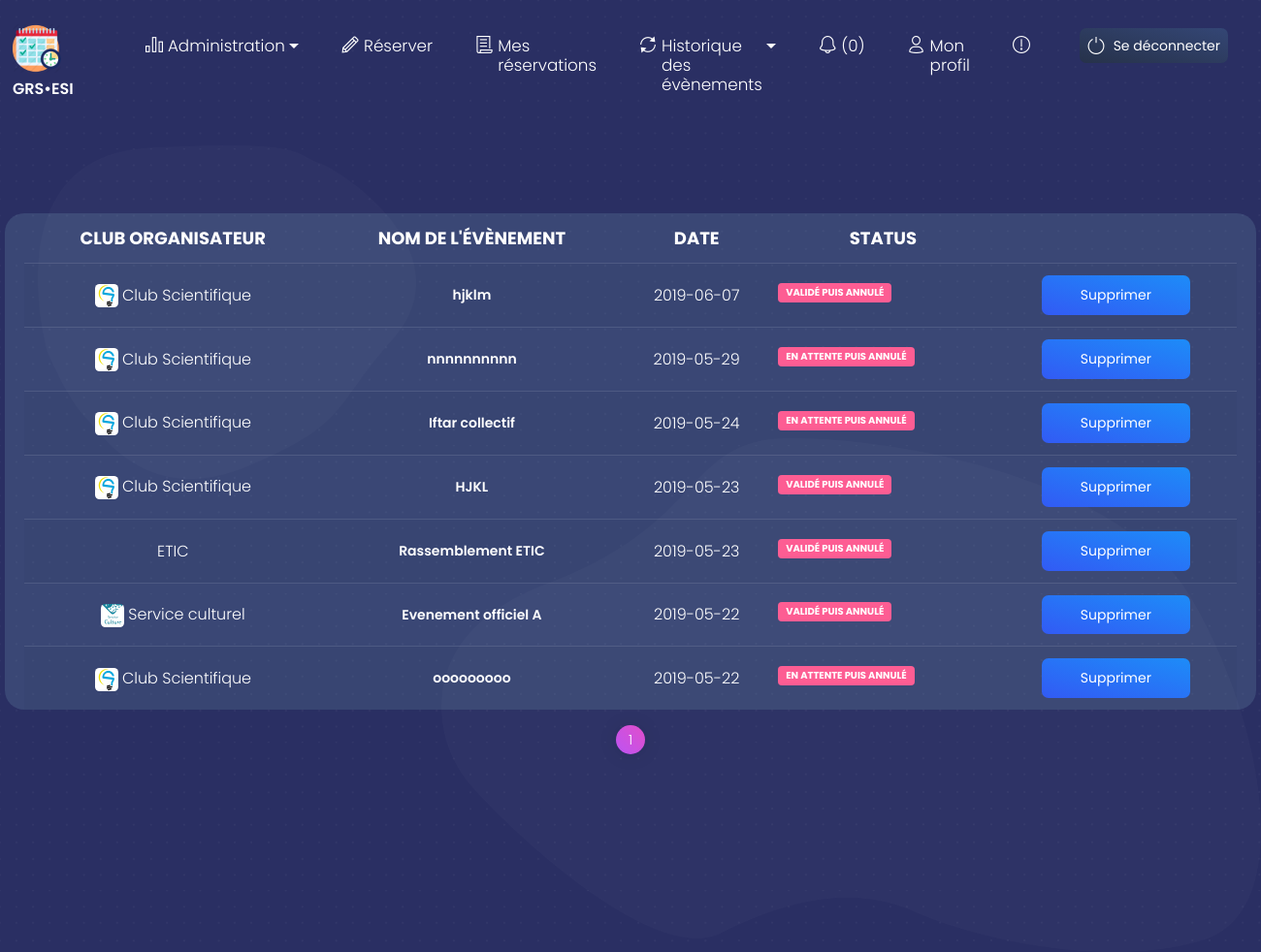
/events_annules.php (signed in), run on the app's committed database.
### tables this page shows
CREATE TABLE `events` (
  `id` int(11) NOT NULL,
  `titre` varchar(255) NOT NULL,
  `type` varchar(255) NOT NULL,
  `date` date NOT NULL,
  `nb_participants` varchar(255) NOT NULL,
  `club_id` int(11) NOT NULL,
  `descriptif` text NOT NULL,
  `sponsor` varchar(255) NOT NULL,
  `responsable` varchar(255) DEFAULT NULL,
  `valide` int(11) DEFAULT NULL
);

CREATE TABLE `comptes` (
  `id` int(11) NOT NULL,
  `nom` varchar(255) NOT NULL,
  `email` varchar(255) NOT NULL,
  `mdp` varchar(255) NOT NULL,
  `privilege` int(11) DEFAULT NULL,
  `photo` varchar(255) DEFAULT NULL
);

### events_annules.php (the view, shortened to what this page needs)
<?php
require_once 'config.php';
$bdd->query('SET NAMES UTF8');
if ((isset($_SESSION['privilege'])) && ($_SESSION['privilege']==1))
{
    ?>
    <html>
    <head><title>Events annul&eacute;s apr&egrave;s validation</title>
        <link href="https://use.fontawesome.com/releases/v5.0.6/css/all.css" rel="stylesheet">
        <link href="./assets/css/nucleo-icons.css" rel="stylesheet" />
        <link href="./assets/css/blk-design-system.css?v=1.0.0" rel="stylesheet" />
        <link href="./assets/demo/demo.css" rel="stylesheet" />
    </head>
    <body class="index-page" style="background-color: #2a2f63;">
    <?php include 'navbar.php';?>
    <div class="section section-pagination" style="top: 150px;">
        <img src="./assets/img/path4.png" class="path">
        <img src="./assets/img/path5.png" class="path path1">
        <div class="container" style="background:papayawhip;border-radius: 20px; background-color: rgba(149,208,219,0.15)  ;">
<center>
        <table class="table table-striped " style="width: 1250px;" >
        <thead>
        <tr>
            <th style="font-size: 18px;color: white;width:"><center>Club organisateur</center></th>
            <th style="font-size: 18px;color: white;"><center>Nom de l'évènement</center></th>
            <th style="font-size: 18px;color: white;"><center>Date</center></th>
            <th style="font-size: 18px;color: white;"><center>Status</center></th>
        </tr>
        </thead>
        <tbody>
        <?php
         $nb_par_page=10;
                if (isset($_GET['page']))
                {
                       $page_actuelle=intval($_GET['page']);
                }
                else
                {
                    $page_actuelle=1;
                }
               $debut=($page_actuelle-1)*$nb_par_page;
                $requete=$bdd->prepare('SELECT * FROM events WHERE valide=3 OR valide=4 ORDER BY date DESC');
        $requete->execute(array());
                $nb_results= $requete->rowCount();
              $requete=$bdd->prepare('SELECT * FROM events WHERE valide=3 OR valide=4 ORDER BY date DESC LIMIT '.$debut.','.$nb_par_page);
        $requete->execute(array());
                 $nb_pages=floor($nb_results/$nb_par_page);
                if ($nb_results%$nb_par_page >0) $nb_pages++;
        $resultat=$requete->fetch();
        while ($resultat!=NULL)
        {
            echo '<tr>';
            $requete2=$bdd->prepare('SELECT * FROM comptes WHERE id=?');
            $requete2->execute(array($resultat['club_id']));
            $resultat2=$requete2->fetch();
            $photo=$resultat2['photo'];
            if ($photo==1)
            {
                echo '<td><center><img src="avatars/' .$resultat['club_id'].'min.png'.'" width="24px"/><a class="text-white" >&nbsp;'.$resultat2['nom'].'</a></center></td>';
            }
            else
            {
                echo '<td><center><a class="text-white">'.$resultat2['nom'].'</a> </center></td>';
            }
            echo '<td><center><a class="btn btn-link" style="color: white;"href="gerer_event.php?id='.$resultat['id'].'" >'.$resultat['titre'].'</a></center></td>';
            echo '<td><center><a style="color:white;">'.$resultat['date'].'</a></center></td>';
            if ($resultat['valide']==3)
            {
                echo '<td><span class="badge badge-danger">Valid&eacute; puis annul&eacute;</span></td>';
            }
            else
            {
                echo '<td><span class="badge badge-danger">En attente puis annul&eacute;</span></td>';
            }
            echo '<td>
            <center>
                <button type="button" class="btn btn-info" data-toggle="modal"
                        data-target="#exampleModal'.$resultat['id'].'">Supprimer
                </button>
            </center>
        </td>
        <div class="modal fade" id="exampleModal'.$resultat['id'].'" tabindex="-1" role="dialog"
             aria-labelledby="exampleModalLabel" aria-hidden="true">';?>
            <?php echo '</tr>';
            $resultat=$requete->fetch();
        }
        ?>
        </tbody></table></center>
        </div>
              <div style="   width: -moz-fit-content;
    width: -webkit-fit-content;
    width: fit-content;
  display: block;
  margin-left: auto;
  margin-right: auto;">
         <nav>
              <ul class="pagination pg-blue">
                <?php
                if ($page_actuelle==1)
                {
                    $cpt=1;
                    while (($cpt<=3) && ($cpt<=$nb_pages))
                    {
                         if ($cpt==$page_actuelle)
                        {
                             echo '<li class="page-item active"><a href="events_annules.php?page='.$cpt.'" class="page-link">'.$cpt.'</a></li>';
                        }
                        else
                        {
                            echo '<li class="page-item"><a href="events_annules.php?page='.$cpt.'" class="page-link">'.$cpt.'</a></li>';
                        }
                        $cpt++;
                    }
                        ?>
                        <?php
                }
                ?>
              </ul>
            </nav>
      </div>
</body></html>
    <?php
}
?>

### navbar.php (shortened to what this page needs)
<?php
if (isset($_SESSION['nom']))
{
    require_once 'config.php';    ?>
<head>
  <link href="https://use.fontawesome.com/releases/v5.0.6/css/all.css" rel="stylesheet">
  <link href="./assets/css/nucleo-icons.css" rel="stylesheet" />
  <link href="./assets/css/blk-design-system.css?v=1.0.0" rel="stylesheet" />
  <link href="./assets/demo/demo.css" rel="stylesheet" />
</head>
  <nav class="navbar navbar-expand-lg fixed-top navbar-transparent " color-on-scroll="100" style="<?php if ($_SESSION['privilege']==0){?>padding-left: 6%;<?php }else{?>padding-left: 1%;<?php }?>">
      <div class="container" style="justify-content: inherit;    max-width: 100%;display: contents">
      <div class="navbar-translate">
          <img src="./assets/img/logoAppSmall.png" />
          <a class="navbar-brand" href="interface.php" rel="tooltip" data-placement="bottom">
          <span>GRS•ESI</span>
        </a>
      </div>
      <div class="collapse navbar-collapse justify-content-end" id="navigation" style="display: block !important;margin-left: 1%">
        <ul class="navbar-nav" style="font-size:larger ;font-weight: bold">
            <?php
            if ($_SESSION['privilege']==1) {
            ?>
          <li class="dropdown nav-item" id="item" >
            <a href="#" class="dropdown-toggle nav-link" data-toggle="dropdown">
                <i class="tim-icons icon-chart-bar-32" ></i>Administration
            </a>
          </li><?php } ?>
          <li class="nav-item " id="item">
              <a href="reserver.php" class="nav-link">
                  <i class="tim-icons icon-pencil" ></i> Réserver
              </a>
          </li>
            <?php if ($_SESSION['privilege']==1)
            { ?>
          <li class="nav-item " id="item">
              <a href="demandes_acceptees.php" class="nav-link">
                  <i class="tim-icons icon-paper"></i> Mes réservations
              </a>
          </li><?php } ?>
            <?php if ($_SESSION['privilege']==1)
            { ?>
            <li class="dropdown nav-item" id="item">
                <a class="dropdown-toggle nav-link" href="#" data-toggle="dropdown" >
                    <i class="tim-icons icon-refresh-02"  ></i> Historique des évènements
                </a>
            </li><?php } ?>
            <?php
            $requetee=$bdd->prepare('SELECT * FROM notifications WHERE idConcerne=? AND vu=0');
            if ($_SESSION['privilege']==0)
            {
                $requetee->execute(array($_SESSION['id']));
            }
            else
            {
                $requetee->execute(array(1));
            }
            $nombre_notifs=$requetee->rowCount();
            ?>
            <li class="nav-item" id="item">
                <?php
                if ($nombre_notifs!=0)
                {
                    ?>
                    <a href="notifications.php" class="nav-link" data-toggle="">
                        <i class="tim-icons icon-bell-55"></i><span class="button__badge"><?php echo $nombre_notifs; ?></span>
                    </a>
                    <?php
                }
                else
                {
                    ?>
                    <a href="notifications.php" class="nav-link" data-toggle="">
                        <i class="tim-icons icon-bell-55"></i>(0)
                    </a>
                    <?php
                }
                ?>
            </li>
            <li class="nav-item" id="item">
                <a href="mon_profil.php" class="nav-link">
                    <i class="tim-icons icon-single-02"></i> Mon profil
                </a>
            </li>
            <li class="nav-item" id="item">
                <a href="<?php if ($_SESSION['privilege']==1){?>./guide_admin<?php }else{?>./guide_club<?php } ?>" class="nav-link" rel="tooltip" title="Aide">
                    <i class="tim-icons icon-alert-circle-exc"></i>
                </a>
            </li>
          <li class="nav-item" id="item">
            <a class="nav-link btn btn-default d-none d-lg-block" href="deconnexion.php" onclick="scrollToDownload()">
                <i class="tim-icons icon-button-power"></i> Se déconnecter
            </a>
          </li>
        </ul>
      </div>
    </div>
  </nav>
<?php
}
?>

### assets/demo/demo.css (style rules this page uses)
.section-pagination { padding-bottom: 0; }
.section-pagination .pagination:last-of-type { margin-bottom: 7px; }

### navbar.php (style rules this page uses)
#item { padding: 0 14px; }

### data on the page
events: comptes.nom "Club Scientifique", titre "hjklm", date "2019-06-07", valide "VALIDÉ PUIS ANNULÉ"
events: comptes.nom "Club Scientifique", titre "nnnnnnnnnn", date "2019-05-29", valide "EN ATTENTE PUIS ANNULÉ"
events: comptes.nom "Club Scientifique", titre "Iftar collectif", date "2019-05-24", valide "EN ATTENTE PUIS ANNULÉ"
events: comptes.nom "Club Scientifique", titre "HJKL", date "2019-05-23", valide "VALIDÉ PUIS ANNULÉ"
events: comptes.nom "ETIC", titre "Rassemblement ETIC", date "2019-05-23", valide "VALIDÉ PUIS ANNULÉ"
events: shows a picture, comptes.nom "Service culturel", titre "Evenement officiel A", date "2019-05-22", valide "VALIDÉ PUIS ANNULÉ"
events: comptes.nom "Club Scientifique", titre "ooooooooo", date "2019-05-22", valide "EN ATTENTE PUIS ANNULÉ"
